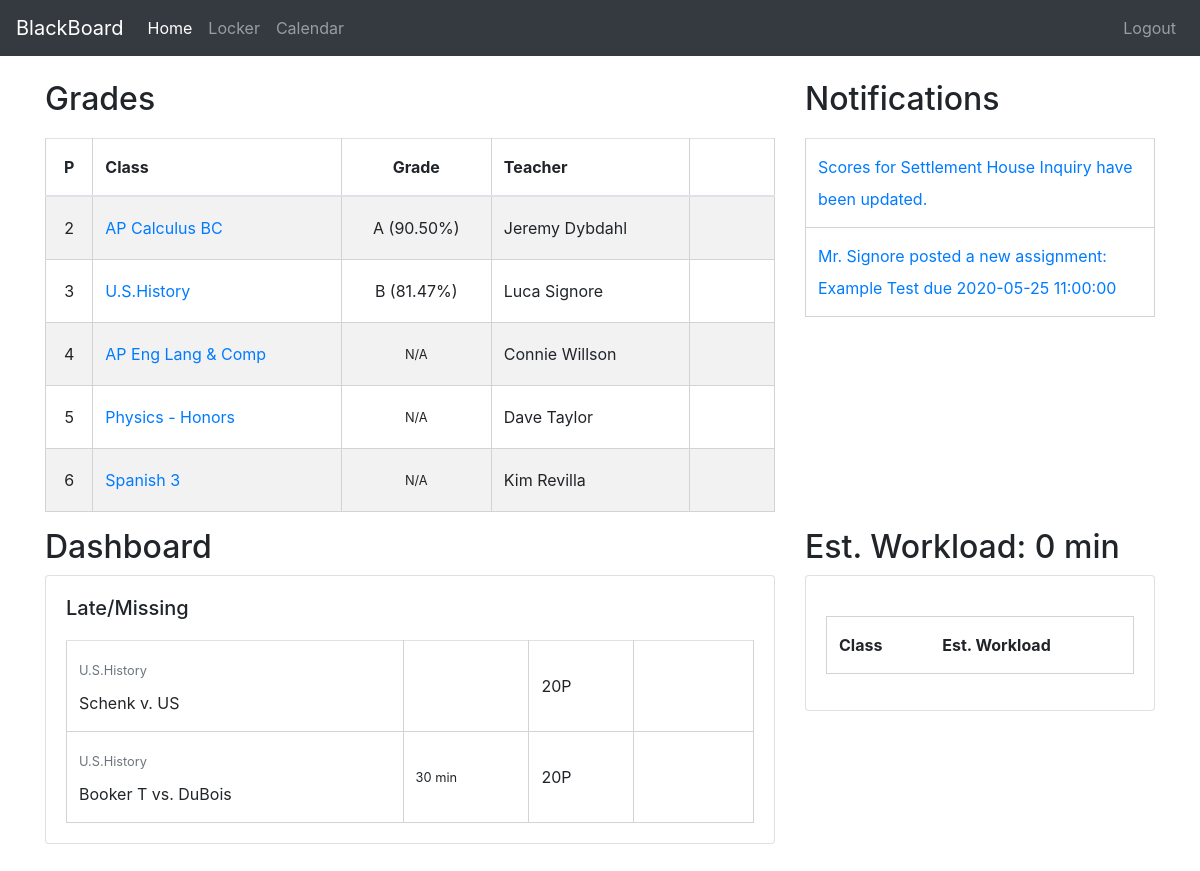
The app's page /students/ (signed in), older data.
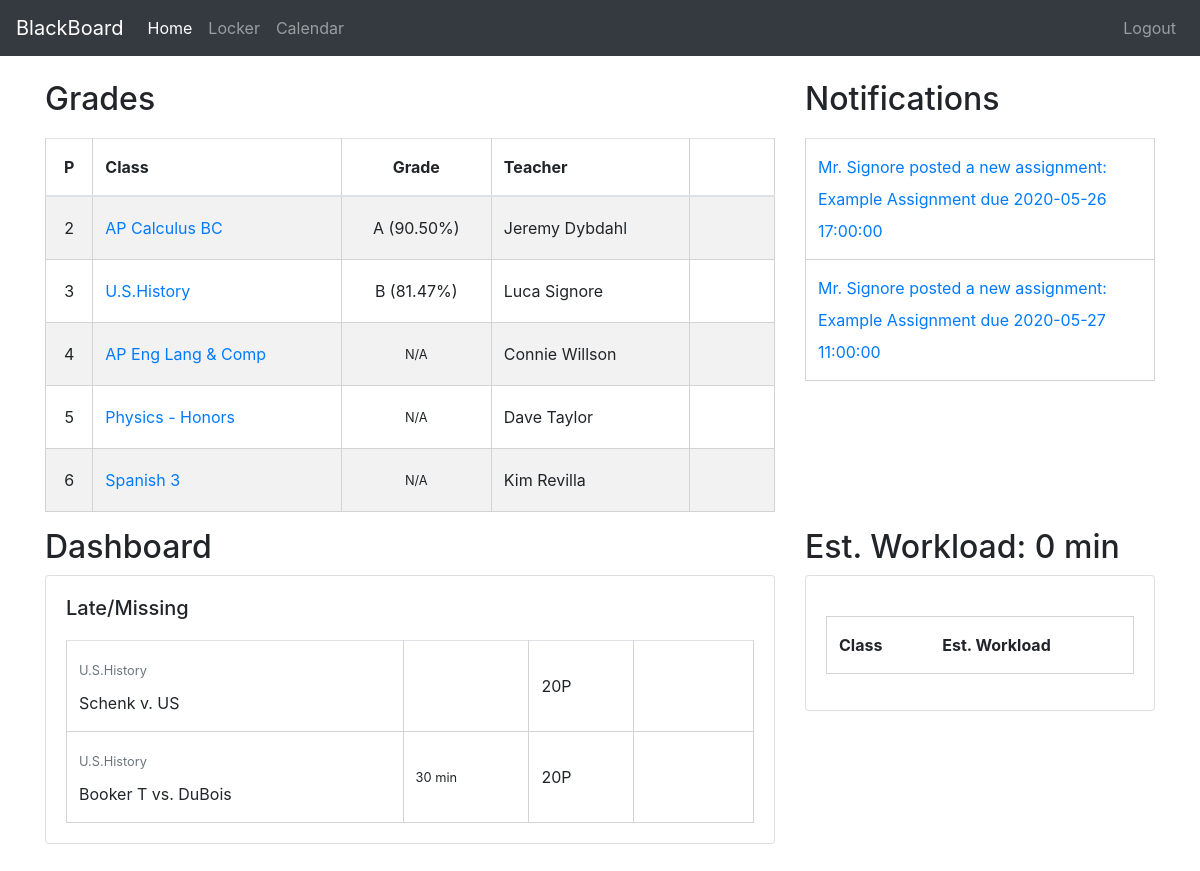
The same page, newer data.
### board/models.py (models this page shows, shortened)
class Course(models.Model):
    course_id = models.CharField(max_length=8, primary_key=True)
    course_name = models.CharField(max_length=25)
    class Meta:
        db_table = 'courses'
        order_with_respect_to = 'course_id'

class Notification(models.Model):
    recipient = models.ForeignKey(User, on_delete=models.CASCADE)
    message = models.TextField(max_length=150, unique=False)
    sent_date = models.DateTimeField(auto_now_add=True)
    link = models.TextField(max_length=200, null=True)
    read = models.BooleanField(null=True, default=False)
    class Meta:
        db_table = 'notifications'
        order_with_respect_to = 'recipient'

class Assignment(models.Model):
    id = models.UUIDField(primary_key=True, default=uuid.uuid4, editable=False, unique=True)
    assignment_name = models.CharField(max_length=80, unique=False)
    category_id = models.CharField(max_length=100, unique=False)
    assignment_description = models.CharField(max_length=150, unique=False, null=True)
    points = models.IntegerField()
    created = models.DateTimeField(null=True, auto_now_add=True)
    updated = models.DateTimeField(null=True, auto_now=True)
    assigned = models.DateTimeField(null=True)
    due_date = models.DateTimeField(null=True)
    est_completion_time_min = models.IntegerField(null=True, default=None)
    class Meta:
        db_table = 'assignments'
        order_with_respect_to = 'id'

### student/decorators.py (the view)
    def wrapper(request, *args, **kwargs):
        user = request.user
        try:
            student = Student.objects.all().get(user=user)
        except:
            return redirect('student-logout')
        if kwargs.get('enrollment_id'):
            enrollment = ClassEnrollment.objects.get(id=uuid.UUID(kwargs.get('enrollment_id')))
            if student.student_id == enrollment.student_id:
                return function(request, *args, **kwargs)
            else:
                return HttpResponseForbidden()
        return function(request, *args, **kwargs)

### student/templatetags/student_extras.py (called while the page is built)
@register.filter
def firm_url(relative, request):
    return request.build_absolute_uri(relative)

### student/utils.py (called while the page is built)
def get_student_submissions(enrollments):
    submissions = {}
    for enrollment in enrollments:
        assignment_refs = ClassAssignments.objects.all().filter(class_id=enrollment.class_id)
        for assignment_ref in assignment_refs:
            assignment = Assignment.objects.all().get(id=uuid.UUID(assignment_ref.assignment_id).hex)
            submission = Submission.objects.all().get(assignment_id=str(assignment.id.hex),
                                                      enrollment_id=str(enrollment.id.hex))
            submissions.update({assignment: submission})
    return submissions

def get_enrollments(student):
    return ClassEnrollment.objects.all().filter(student_id=student.student_id)

def letter_grade(percent):
    if percent >= 0.9:
        return 'A'
    elif percent >= 0.8:
        return 'B'
    elif percent >= 0.7:
        return 'C'
    elif percent >= 0.6:
        return 'D'
    else:
        return 'F'

### student/templates/student/home.html (shortened to what this page needs)
{% extends "student/base.html" %}
{% load widget_tweaks %}
{% load student_extras %}
{% load static %}
{% block css %}
    <link rel="stylesheet" href="{% static 'student/home.css' %}">
{% endblock %}
{% block body %}
    <div class="container">
        <div class="row pt-4">
            <div class="col-lg-8">
                <h2>Grades</h2>
                <table class="table table-striped">
                    <thead class="">
                        <tr>
                            <th class="class-period text-center">P</th>
                            <th>Class</th>
                            <th class = "text-center" style="width: 150px">Grade</th>
                            <th class="class-teacher">Teacher</th>
                            <th class="class-mailto"></th>
                        </tr>
                    </thead>
                    <tbody>
                        {% for class in class_data %}
                        <tr>
                            <td class="text-center align-middle">{{ class.period }}</td>
                            <td class="align-middle"><a href="{% url 'student-class' element='grades' enrollment_id=class.enrollment_id %}">{{ class.course_name }}</a></td>
                            {% if class.grade is None %}
                                <td class="text-center align-middle"><small>N/A</small></td>
                            {% else %}
                                <td class="text-center align-middle">{{ class.grade.0 }} ({{ class.grade.1|floatformat:2 }}%)</td>
                            {% endif %}
                            <td class="align-middle">{{ class.teacher_name }}</td>
                            <td><button class="btn" onclick="location.href='mailto:{{ class.teacher_email }}'">
                                <i class="fa fa-mail-bulk"></i>
                            </button></td>
                        </tr>
                        {% endfor %}
                    </tbody>
                </table>
            </div>
            <div class="col-lg">
                <h2>Notifications</h2>
                <table class="table">
                    <tbody>
                        {% for notification in notifications %}
                            <tr>
                                <td><a href="{{ notification.link|firm_url:request }}">{{ notification.message }}</a></td>
                            </tr>
                        {% endfor %}
                    </tbody>
                </table>
            </div>
        </div>
        <div class="row">
            <div class="col-8">
                <h2>Dashboard</h2>
                {% if late %}
                    <div class="card card-late">
                        <div class="card-body">
                            <h5 class="card-title">Late/Missing</h5>
                            <table class="table mb-0">
                                <tbody>
                                    {% for assignment_details, submission in late.items %}
                                        <tr>
                                            <td class="assignment-name align-middle">
                                                <small class="text-muted">{{ assignment_details.1.course_name }}</small><br>
                                                {{ assignment_details.0.assignment_name }}</td>
                                            {% if assignment_details.0.est_completion_time_min %}
                                                <td class="est-completion-time align-middle"><small>{{ assignment_details.0.est_completion_time_min }} min</small></td>
                                            {% else %}
                                                <td class="est-completion-time align-middle"></td>
                                            {% endif %}
                                            <td class="points align-middle">{{ assignment_details.0.points }}P</td>
                                            <td><button class="btn" onclick="location.href='mailto:{{ assignment_details.2.email_address }}?subject={{ assignment_details.0.assignment_name }}'">
                                                <i class="fa fa-mail-bulk"></i></button></td>
                                        </tr>
                                    {% endfor %}
                                </tbody>
                            </table>
                        </div>
                    </div>
                {% endif %}
            </div>
            <div class="col-4">
                <h2>Est. Workload: {{ est_completion_time }} min</h2>
                {% if class_workloads %}
                    <div class="card">
                        <div class="card-body">
                            <table class="table table-borderless">
                                <thead>
                                    <tr>
                                        <th>Class</th>
                                        <th>Est. Workload</th>
                                    </tr>
                                </thead>
                            </table>
                        </div>
                    </div>
                {% endif %}
            </div>
        </div>
    </div>
    <div style="height: 200px"></div>
{% endblock %}

### student/templates/student/base.html (shortened to what this page needs)
{% load static %}
<!DOCTYPE html>
<html lang="en">
<head>
    <link rel="stylesheet" type="text/css" href="{% static 'board/bootstrap-table-master/dist/bootstrap-table.css' %}">
    <link rel="stylesheet" type="text/css" href="{% static 'board/boot/css/bootstrap.css' %}">
    <link rel="stylesheet" type="text/css" href="{% static 'board/fontawesome-free-5.13.0-web/css/all.css' %}">
    {% block css %}{% endblock %}
</head>
<body>
    <nav class="navbar navbar-expand-lg navbar-dark bg-dark">
        <a class="navbar-brand" href="#">BlackBoard</a>
        <div class="collapse navbar-collapse" id="navbarSupportedContent">
            <ul class="navbar-nav mr-auto">
                <li class="nav-item active">
                    <a class="nav-link" href="{% url 'student-board' %}">Home <span class="sr-only">(current)</span></a>
                </li>
                <li class="nav-item">
                    <a class="nav-link" href="#">Locker</a>
                </li>
                <li class="nav-item">
                    <a class="nav-link" href="{% url 'student-calendar' %}">Calendar</a>
                </li>
            </ul>
            <ul class="navbar-nav align-content-lg-end">
                <li class="nav-item">
                    <a class="nav-link" href="{% url 'student-logout' %}">Logout</a>
                </li>
            </ul>
        </div>
    </nav>
{% block body %}
{% endblock %}
</body>
</html>

### student/static/student/home.css (style rules this page uses)
table { width: 50%; border-collapse: collapse; }
table, th, td { line-height: 2em; margin: 20px auto auto; border: 1px solid lightgray; }
td { padding-left: 10px; padding-right: 10px; }

Row changes from the older to the newer data that the page shows:
removed Notification: message "Scores for Settlement House Inquiry have been updated."
removed Notification: message "Mr. Signore posted a new assignment: Example Test due 2020-05-25 11:00:00"
added Notification: message "Mr. Signore posted a new assignment: Example Assignment due 2020-05-26 17:00:00"
added Notification: message "Mr. Signore posted a new assignment: Example Assignment due 2020-05-27 11:00:00"
